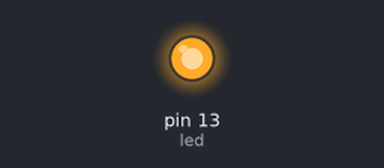
Bench run of a sketch on a simulated Arduino Uno, built with avr-gcc and run on an emulated ATmega328P. Parts: output pins drawn as LEDs (lit = HIGH).

Above: at 0.2 s.
At 24.0 s:
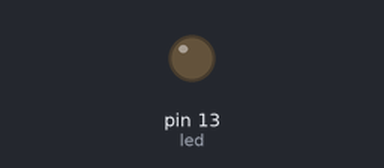
Timing chart, 0 to 32.5 s (numbered marks = the images above):
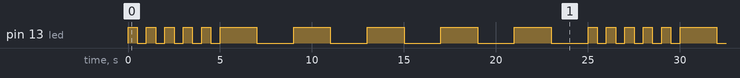

Measured:
- by itself, pin 13 (led): repeats every 25.0 s: 4 × (LOW 0.50 s, HIGH 0.50 s), LOW 0.50 s, 5 × (HIGH 2.0 s, LOW 2.0 s), HIGH 0.50 s
- by itself, everything shown: repeats every 25.0 s, in 20 steps

The sketch:

week_3_LED_blink.ino
```cpp
int led = 13;  //define led to pin 13


void setup() {
  pinMode(led, OUTPUT); //set pin 13 pinmode to output
}


void loop()
{
  for (int i=1;i<=5;i++) // loop work 1 to 5
  {
  	digitalWrite(led, HIGH);   // led on
  	delay(500);               // delay 500 miliseconds
  	digitalWrite(led, LOW);   // led off
  	delay(500);              //delay 500 miliseconds
  }

  for (int i=1;i<=5;i++)  // loop work 1 to 5
  {
  	digitalWrite(led, HIGH);   // led on
  	delay(2000);               // delay 2000 miliseconds
  	digitalWrite(led, LOW);    // led off
  	delay(2000);              //delay 2000 miliseconds
  }
}
```
